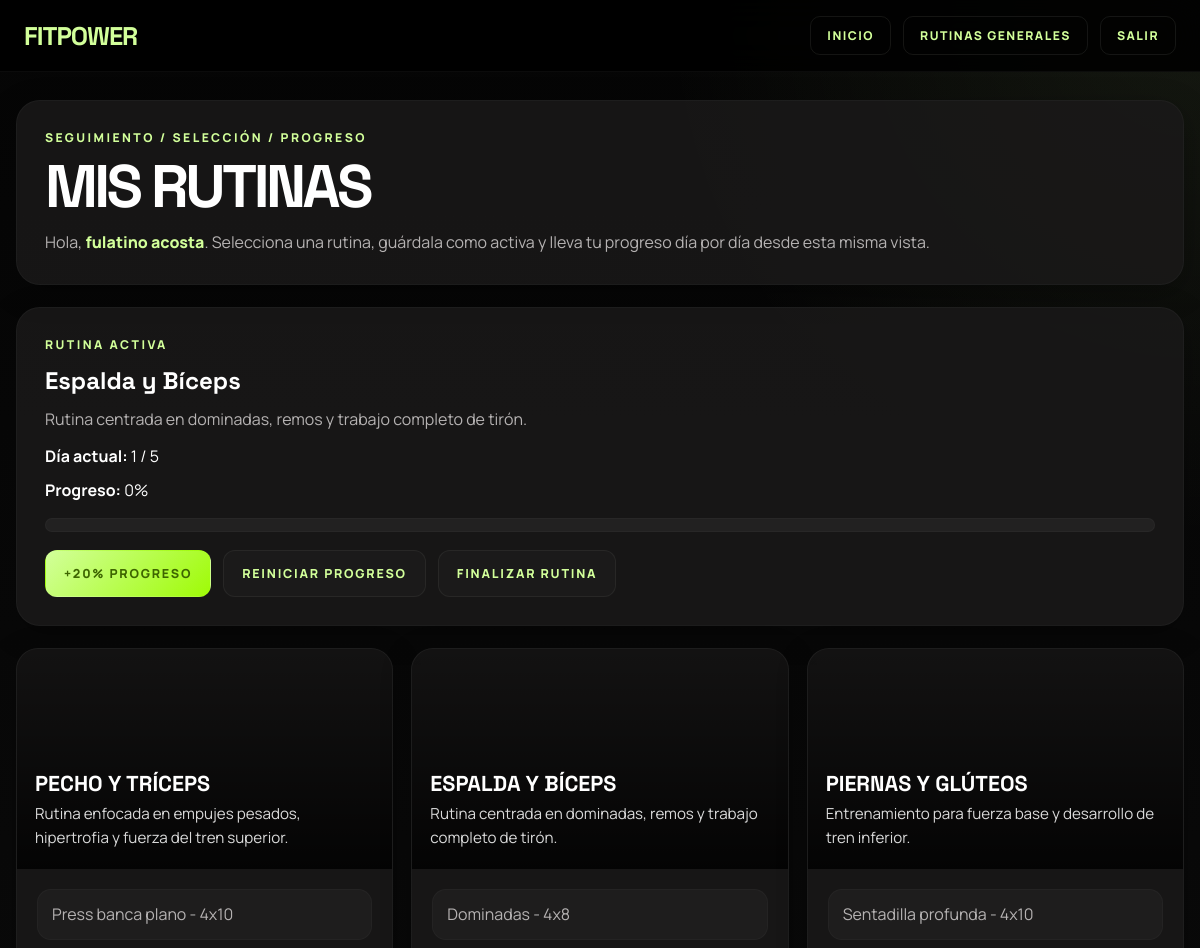
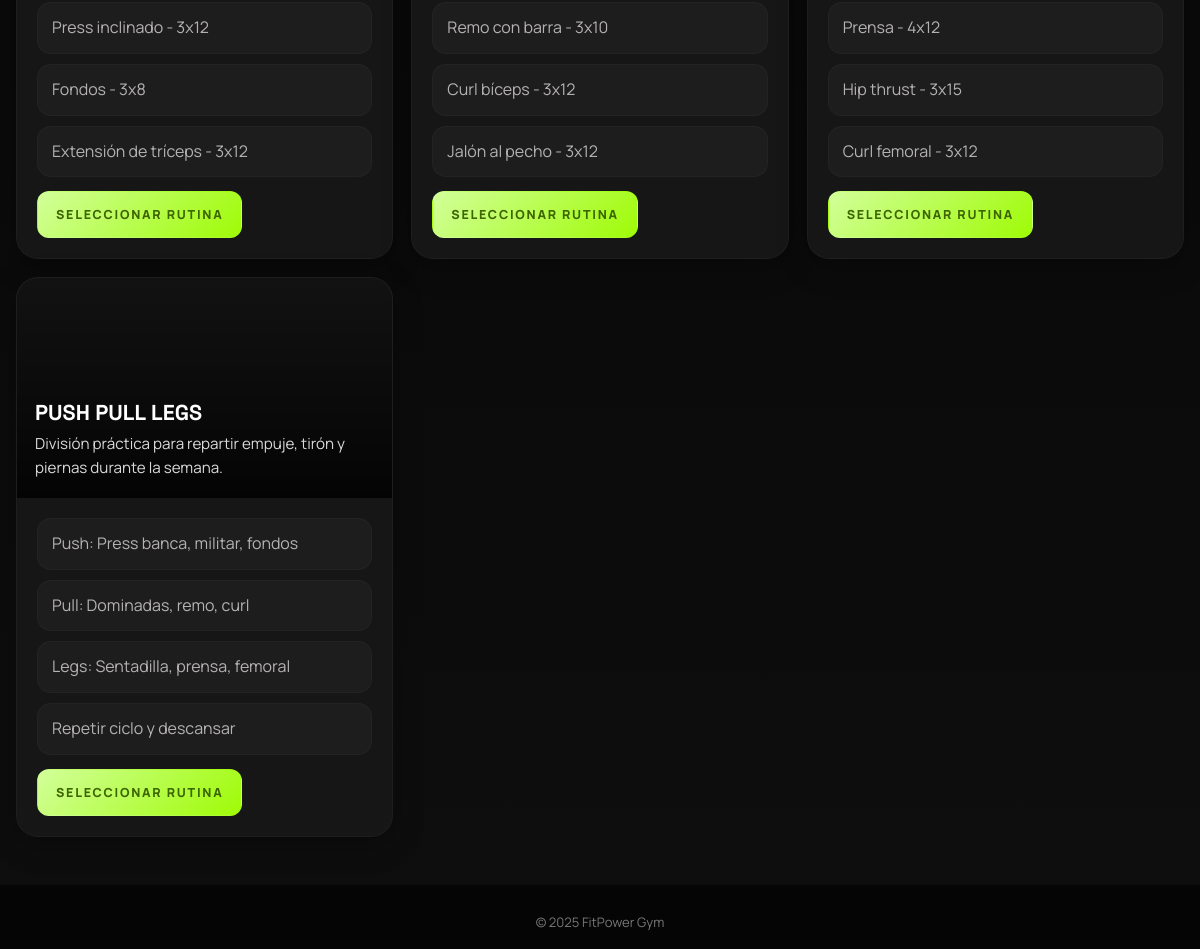
Screenshot of /rutinas.php (signed in) with the database file from the repository (2 pictures, top to bottom).
### tables this page shows
CREATE TABLE `rutinas_usuario` (
  `id` int(11) NOT NULL,
  `usuario_id` int(11) NOT NULL,
  `nombre_rutina` varchar(150) NOT NULL,
  `descripcion` text DEFAULT NULL,
  `progreso` int(11) NOT NULL DEFAULT 0,
  `dia_actual` int(11) NOT NULL DEFAULT 1,
  `total_dias` int(11) NOT NULL DEFAULT 5,
  `estado` varchar(50) NOT NULL DEFAULT 'activa',
  `fecha_inicio` timestamp NOT NULL DEFAULT current_timestamp(),
  `fecha_actualizacion` timestamp NOT NULL DEFAULT current_timestamp() ON UPDATE current_timestamp()
);

### rutinas.php (the view, shortened to what this page needs)
<?php
include 'conexion.php';
$usuario_id = (int) $_SESSION['id'];
$nombre_usuario = htmlspecialchars($_SESSION['nombre'] ?? 'Usuario');
$rutinas = [
    [
        "nombre" => "Pecho y Tríceps",
        "descripcion" => "Rutina enfocada en empujes pesados, hipertrofia y fuerza del tren superior.",
        "dias" => 5,
        "imagen" => "https://cdn.pixabay.com/photo/2017/08/07/14/02/man-2604149_1280.jpg",
        "ejercicios" => [
            "Press banca plano - 4x10",
            "Press inclinado - 3x12",
            "Fondos - 3x8",
            "Extensión de tríceps - 3x12"
        ]
    ],
    [
        "nombre" => "Espalda y Bíceps",
        "descripcion" => "Rutina centrada en dominadas, remos y trabajo completo de tirón.",
        "dias" => 5,
        "imagen" => "https://cdn.pixabay.com/photo/2016/11/22/23/13/abs-1850926_1280.jpg",
        "ejercicios" => [
            "Dominadas - 4x8",
            "Remo con barra - 3x10",
            "Curl bíceps - 3x12",
            "Jalón al pecho - 3x12"
        ]
    ],
    [
        "nombre" => "Piernas y Glúteos",
        "descripcion" => "Entrenamiento para fuerza base y desarrollo de tren inferior.",
        "dias" => 5,
        "imagen" => "https://cdn.pixabay.com/photo/2017/03/13/21/34/girl-2142141_1280.jpg",
        "ejercicios" => [
            "Sentadilla profunda - 4x10",
            "Prensa - 4x12",
            "Hip thrust - 3x15",
            "Curl femoral - 3x12"
        ]
    ],
    [
        "nombre" => "Push Pull Legs",
        "descripcion" => "División práctica para repartir empuje, tirón y piernas durante la semana.",
        "dias" => 6,
        "imagen" => "https://cdn.pixabay.com/photo/2016/11/29/06/15/adult-1867743_1280.jpg",
        "ejercicios" => [
            "Push: Press banca, militar, fondos",
            "Pull: Dominadas, remo, curl",
            "Legs: Sentadilla, prensa, femoral",
            "Repetir ciclo y descansar"
        ]
    ]
];
$stmt = $conn->prepare("SELECT * FROM rutinas_usuario WHERE usuario_id = ? AND estado = 'activa' ORDER BY id DESC LIMIT 1");
$stmt->bind_param("i", $usuario_id);
$stmt->execute();
$result = $stmt->get_result();
$rutina_activa = $result->fetch_assoc();
$progreso = $rutina_activa ? (int) $rutina_activa['progreso'] : 0;
$dia_actual = $rutina_activa ? (int) $rutina_activa['dia_actual'] : 1;
$total_dias = $rutina_activa ? (int) $rutina_activa['total_dias'] : 0;
?>
<!DOCTYPE html>
<html lang="es">
<head>
    <link rel="stylesheet" href="home_cliente.css">
</head>
<body>
    <header class="topbar">
        <a href="home_cliente.php" class="brand">FitPower</a>
        <div class="topbar-right">
            <a href="home_cliente.php" class="ghost-btn">Inicio</a>
            <a href="rutinasgenerales.php" class="ghost-btn">Rutinas generales</a>
            <a href="logout.php" class="ghost-btn">Salir</a>
        </div>
    </header>
    <main class="page">
        <div class="container">
            <section class="hero">
                <div class="eyebrow">Seguimiento / selección / progreso</div>
                <h1>Mis rutinas</h1>
                <p>Hola, <span class="welcome-name"><?php echo $nombre_usuario; ?></span>. Selecciona una rutina, guárdala como activa y lleva tu progreso día por día desde esta misma vista.</p>
            </section>
            <section class="active-routine">
                <?php if ($rutina_activa) { ?>
                    <div class="eyebrow">Rutina activa</div>
                    <h2><?php echo htmlspecialchars($rutina_activa['nombre_rutina']); ?></h2>
                    <p><?php echo htmlspecialchars($rutina_activa['descripcion']); ?></p>
                    <p style="margin-top: 10px; color: #fff;">
                        <strong>Día actual:</strong> <?php echo $dia_actual; ?> / <?php echo $total_dias; ?>
                    </p>
                    <p style="margin-top: 6px; color: #fff;">
                        <strong>Progreso:</strong> <?php echo $progreso; ?>%
                    </p>
                    <div class="progress-bar">
                    </div>
                    <div class="routine-actions">
                        <form action="actualizar_progreso.php" method="post">
                            <button type="submit" class="btn btn-primary">+20% progreso</button>
                        </form>
                        <form action="actualizar_progreso.php" method="post">
                            <button type="submit" class="btn btn-secondary">Reiniciar progreso</button>
                        </form>
                        <form action="actualizar_progreso.php" method="post">
                            <button type="submit" class="btn btn-secondary">Finalizar rutina</button>
                        </form>
                    </div>
                <?php } else { ?>
                    <div class="eyebrow">Sin rutina activa</div>
                    <h2>Aún no has elegido una rutina</h2>
                    <p>Escoge una de las opciones de abajo y empezaremos a registrar tu avance.</p>
                <?php } ?>
            </section>
            <section class="grid">
                <?php foreach ($rutinas as $rutina) { ?>
                    <article class="card">
                        <div class="card-media" style="background-image: url('<?php echo htmlspecialchars($rutina['imagen']); ?>');">
                            <div class="card-title">
                                <h2><?php echo htmlspecialchars($rutina['nombre']); ?></h2>
                                <p><?php echo htmlspecialchars($rutina['descripcion']); ?></p>
                            </div>
                        </div>
                        <div class="card-body">
                            <ul>
                                <?php foreach ($rutina['ejercicios'] as $ejercicio) { ?>
                                    <li><?php echo htmlspecialchars($ejercicio); ?></li>
                                <?php } ?>
                            </ul>
                            <form action="guardar_rutina.php" method="post">
                                <button type="submit" class="btn btn-primary">Seleccionar rutina</button>
                            </form>
                        </div>
                    </article>
                <?php } ?>
            </section>
        </div>
    </main>
    <footer class="footer">
        &copy; 2025 FitPower Gym
    </footer>
</body>
</html>

### home_cliente.css (style rules this page uses)
:root { --bg: #0e0e0e; --surface-lowest: #000000; --surface-low: #131313; --surface: #1a1919; --surface-high: #201f1f; --surface-highest: #262626; --text: #ffffff; --text-muted: #adaaaa; --text-faint: #6b6b6b; --primary: #d2ff9a; --primary-strong: #9ffb06; --primary-dark: #3d6500; --secondary: #00e3fd; --border: rgba(72, 72, 71, 0.15); --border-strong: rgba(72, 72, 71, 0.28); --shadow-soft: 0 8px 30px rgba(0, 0, 0, 0.28); --shadow-panel: 0 20px 50px rgba(0, 0, 0, 0.35); --glow: 0 0 32px rgba(210, 255, 154, 0.06); --radius-md: 16px; --radius-lg: 22px; }
* { box-sizing: border-box; margin: 0; padding: 0; }
html { scroll-behavior: smooth; }
body { min-height: 100vh; font-family: 'Manrope', sans-serif; background: radial-gradient(circle at top right, rgba(210, 255, 154, 0.08), transparent 24%), linear-gradient(180deg, #050505 0%, #0e0e0e 100%); color: var(--text); }
a { text-decoration: none; color: inherit; }
button { font: inherit; border: none; background: none; }
h1, h2, h3, h4, h5, h6, .brand, .footer-brand { font-family: 'Space Grotesk', sans-serif; }
.topbar { position: fixed; top: 0; width: 100%; z-index: 9999; height: 72px; padding: 0 24px; display: flex; align-items: center; justify-content: space-between; background: rgba(0, 0, 0, 0.88); backdrop-filter: blur(18px); -webkit-backdrop-filter: blur(18px); border-bottom: 1px solid var(--border); }
.topbar-left, .topbar-right, .topbar-nav { display: flex; align-items: center; gap: 16px; }
.brand { color: var(--primary); font-size: 1.7rem; font-weight: 800; letter-spacing: -0.04em; text-transform: uppercase; }
.ghost-btn { padding: 10px 16px; border: 1px solid var(--border-strong); border-radius: 10px; color: var(--primary); font-size: 0.76rem; font-weight: 800; letter-spacing: 0.12em; text-transform: uppercase; transition: background 0.2s ease, border-color 0.2s ease; }
.card { position: relative; overflow: hidden; border-radius: 16px; border: 1px solid var(--border); background: var(--surface-low); box-shadow: var(--shadow-soft); }
.card p { color: var(--text-muted); font-size: 0.95rem; max-width: 420px; }
.footer { width: 100%; padding: 48px 24px; background: #050505; margin-top: auto; }

### rows the page displays
rutinas_usuario: nombre_rutina "Espalda y Bíceps", descripcion "Rutina centrada en dominadas, remos y trabajo completo de tirón.", dia_actual "1", total_dias "5", progreso "0", nombre_rutina "ESPALDA Y BÍCEPS", ejercicio "Dominadas - 4x8", ejercicio "Remo con barra - 3x10", ejercicio "Curl bíceps - 3x12", ejercicio "Jalón al pecho - 3x12"

### other values shown
$nombre_usuario "fulatino acosta"
$rutina['nombre'] "PECHO Y TRÍCEPS"
$rutina['descripcion'] "Rutina enfocada en empujes pesados, hipertrofia y fuerza del tren superior."
$ejercicio "Press banca plano - 4x10"
$ejercicio "Press inclinado - 3x12"
$ejercicio "Fondos - 3x8"
$ejercicio "Extensión de tríceps - 3x12"
$rutina['nombre'] "PIERNAS Y GLÚTEOS"
$rutina['descripcion'] "Entrenamiento para fuerza base y desarrollo de tren inferior."
$ejercicio "Sentadilla profunda - 4x10"
$ejercicio "Prensa - 4x12"
$ejercicio "Hip thrust - 3x15"
$ejercicio "Curl femoral - 3x12"
$rutina['nombre'] "PUSH PULL LEGS"
$rutina['descripcion'] "División práctica para repartir empuje, tirón y piernas durante la semana."
